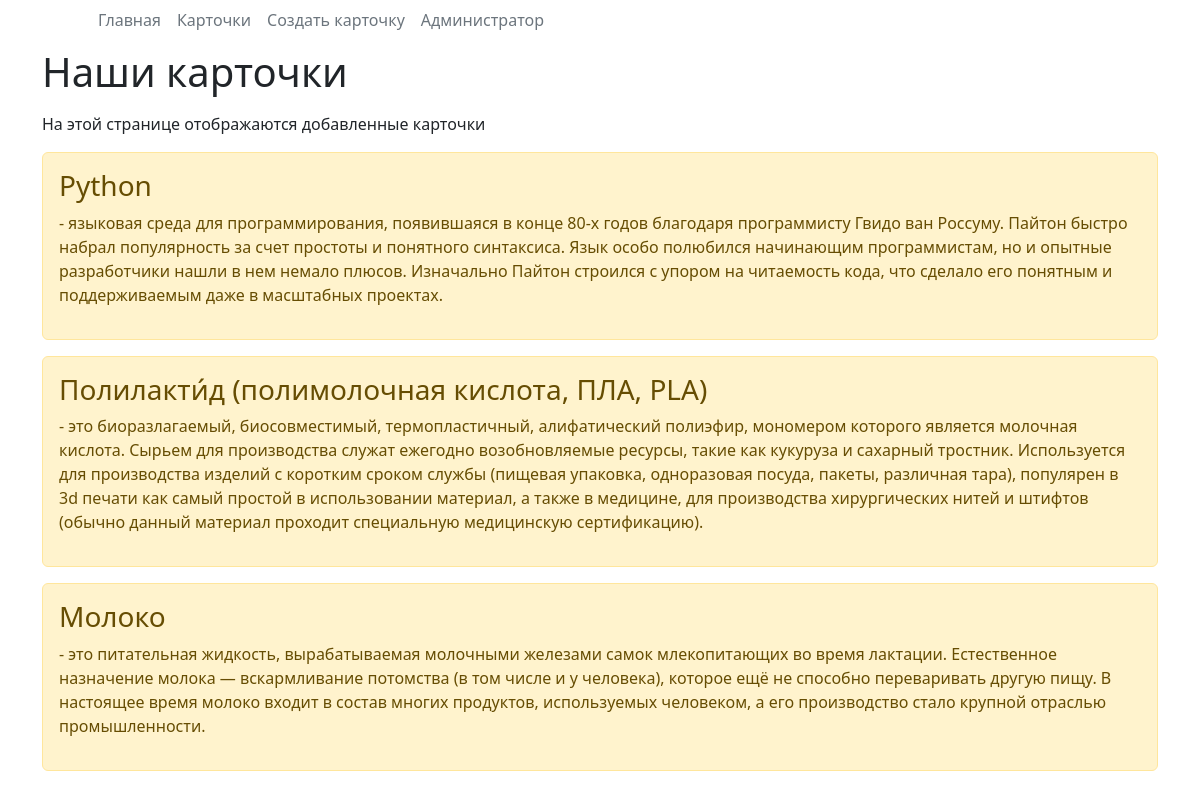
The page /cards on the database its author committed.
### anki/models.py (models this page shows, shortened)
class AnkiCards(models.Model):
    name_cards = models.CharField("Название карточки", max_length=50)
    description = models.TextField("Описание карточки")
    class Meta:
        verbose_name = "Карточка"
        verbose_name_plural = "Карточки"

### anki/views.py (the view)
# urls.py: path('cards', views.cards, name='cards'),
def cards(request):
    table_cards = AnkiCards.objects.order_by('-id')
    return render(request, 'anki/cards.html', {'title': 'Главная страница сайта', 'cards': table_cards})   # Карточки

### anki/templates/anki/cards.html (shortened to what this page needs)
{% extends 'anki/base.html' %}
{% block namepage %}
    <h1>Наши карточки</h1>
{% endblock %}
{% block content %}
    <p>На этой странице отображаются добавленные карточки</p>
    {% if cards %}
        {% for el in cards %}
         <div class="alert alert-warning mt-2">
                <h3>{{ el.name_cards }}</h3>
             <p>{{ el.description }}</p>
            </div>
        {%endfor%}
    {% else %}
        <p>У нас нет записей</p>
    {% endif %}
{% endblock %}

### rows shown on the page
AnkiCards: name_cards "Python", description "- языковая среда для программирования, появившаяся в конце 80-х годов благодаря программисту Гвидо ван Россуму. Пайтон быстро набрал популярность за счет простоты и понятного синтаксиса. Язык особо полюбился начинающим программистам, но и опытные разработчики нашли в нем немало плюсов. Изначально Пайтон строился с упором на читаемость кода, что сделало его понятным и поддерживаемым даже в масштабных проектах."
AnkiCards: name_cards "Полилакти́д (полимолочная кислота, ПЛА, PLA)", description "- это биоразлагаемый, биосовместимый, термопластичный, алифатический полиэфир, мономером которого является молочная кислота. Сырьем для производства служат ежегодно возобновляемые ресурсы, такие как кукуруза и сахарный тростник. Используется для производства изделий с коротким сроком службы (пищевая упаковка, одноразовая посуда, пакеты, различная тара), популярен в 3d печати как самый простой в использовании материал, а также в медицине, для производства хирургических нитей и штифтов (обычно данный материал проходит специальную медицинскую сертификацию)."
AnkiCards: name_cards "Молоко", description "- это питательная жидкость, вырабатываемая молочными железами самок млекопитающих во время лактации. Естественное назначение молока — вскармливание потомства (в том числе и у человека), которое ещё не способно переваривать другую пищу. В настоящее время молоко входит в состав многих продуктов, используемых человеком, а его производство стало крупной отраслью промышленности."
